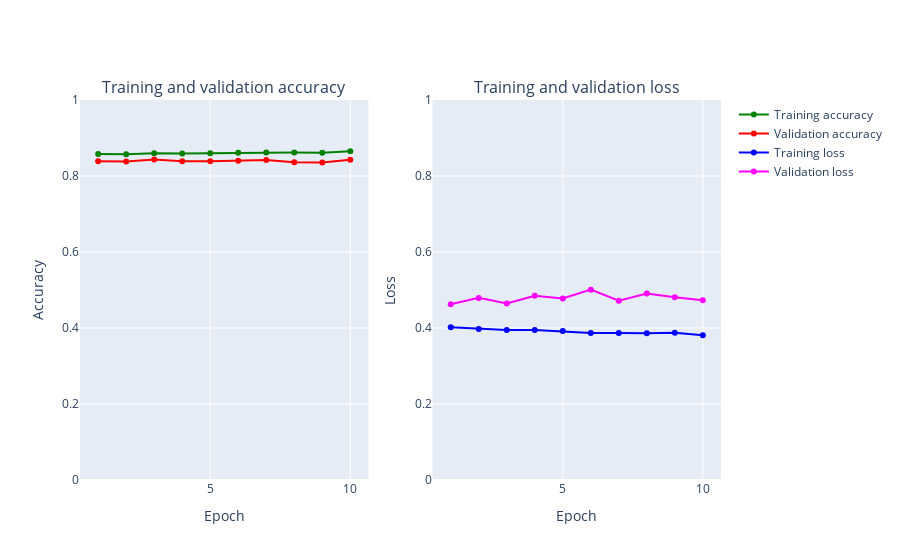

Notebook code for this chart:
### Markdown cell above
### Added batch sizing to see if it affects

### Code cell
fashion_model_batch = Sequential()
fashion_model_batch.add(Conv2D(32, kernel_size=(3, 3),activation='linear',input_shape=(28,28,1)))
fashion_model_batch.add(Conv2D(64, (3, 3), activation='linear'))
fashion_model_batch.add(Flatten())
fashion_model_batch.add(Dense(128, activation='linear'))
fashion_model_batch.add(Dense(num_classes, activation='softmax'))
fashion_model_batch.compile(loss='categorical_crossentropy', optimizer=keras.optimizers.Adam(),metrics=['accuracy'])
fashion_model_batch.summary()

h_callback = fashion_model.fit(X_train, y_train, epochs = 10, batch_size=32,validation_data=(X_test, y_test))


# Plot train vs test loss during training 
plot_accuracy_and_loss(h_callback)

### Figure 1 — Plotly figure (JSON) as saved in the notebook; plotly's stock layout.template omitted (floating-point values rounded to 4 significant figures)
{"data": [{"marker": {"color": "Green"}, "mode": "markers+lines", "name": "Training accuracy", "text": ["1", "2", "3", "4", "5", "6", "7", "8", "9", "10"], "type": "scatter", "x": [1, 2, 3, 4, 5, 6, 7, 8, 9, 10], "xaxis": "x", "y": [0.8577, 0.8573, 0.8601, 0.8589, 0.8599, 0.8611, 0.8616, 0.8619, 0.8611, 0.8652], "yaxis": "y"}, {"marker": {"color": "Red"}, "mode": "markers+lines", "name": "Validation accuracy", "text": ["1", "2", "3", "4", "5", "6", "7", "8", "9", "10"], "type": "scatter", "x": [1, 2, 3, 4, 5, 6, 7, 8, 9, 10], "xaxis": "x", "y": [0.8389, 0.8378, 0.8434, 0.8389, 0.839, 0.8403, 0.8418, 0.8363, 0.8353, 0.8429], "yaxis": "y"}, {"marker": {"color": "Blue"}, "mode": "markers+lines", "name": "Training loss", "text": ["1", "2", "3", "4", "5", "6", "7", "8", "9", "10"], "type": "scatter", "x": [1, 2, 3, 4, 5, 6, 7, 8, 9, 10], "xaxis": "x2", "y": [0.4017, 0.3977, 0.3948, 0.3947, 0.3918, 0.3871, 0.3868, 0.3862, 0.3878, 0.3811], "yaxis": "y2"}, {"marker": {"color": "Magenta"}, "mode": "markers+lines", "name": "Validation loss", "text": ["1", "2", "3", "4", "5", "6", "7", "8", "9", "10"], "type": "scatter", "x": [1, 2, 3, 4, 5, 6, 7, 8, 9, 10], "xaxis": "x2", "y": [0.4624, 0.4792, 0.4645, 0.4847, 0.4775, 0.5009, 0.4719, 0.4909, 0.4807, 0.4728], "yaxis": "y2"}], "layout": {"annotations": [{"font": {"size": 16}, "showarrow": false, "text": "Training and validation accuracy", "x": 0.225, "xanchor": "center", "xref": "paper", "y": 1, "yanchor": "bottom", "yref": "paper"}, {"font": {"size": 16}, "showarrow": false, "text": "Training and validation loss", "x": 0.775, "xanchor": "center", "xref": "paper", "y": 1, "yanchor": "bottom", "yref": "paper"}], "xaxis": {"anchor": "y", "domain": [0, 0.45], "title": {"text": "Epoch"}}, "xaxis2": {"anchor": "y2", "domain": [0.55, 1], "title": {"text": "Epoch"}}, "yaxis": {"anchor": "x", "domain": [0, 1], "range": [0, 1], "title": {"text": "Accuracy"}}, "yaxis2": {"anchor": "x2", "domain": [0, 1], "range": [0, 1], "title": {"text": "Loss"}}}}
